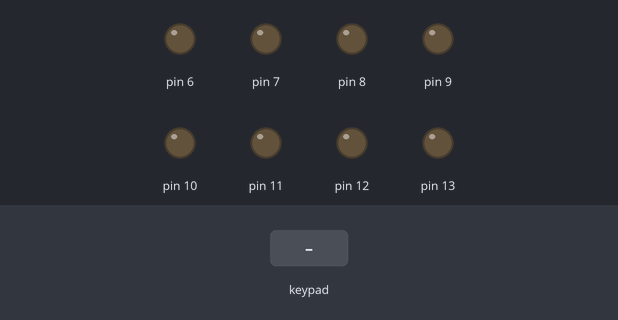
The sketch below on a simulated Arduino Mega 2560, built with avr-gcc and run on an emulated ATmega2560. Parts: output pins drawn as LEDs (lit = HIGH). The inputs (shaded band) are chosen by the test bench.

Above: at 1.2 s.
1.3 s: key '4' pressed
At 1.9 s:
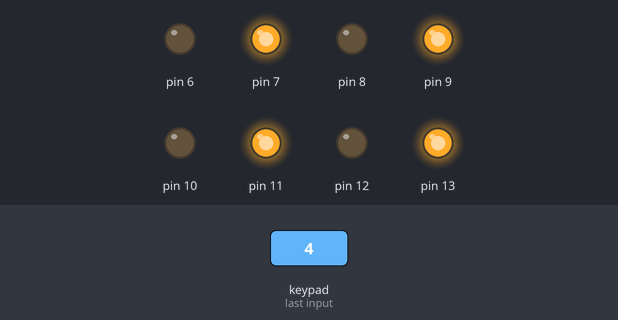
2.8 s: key 'B' pressed
At 3.3 s:
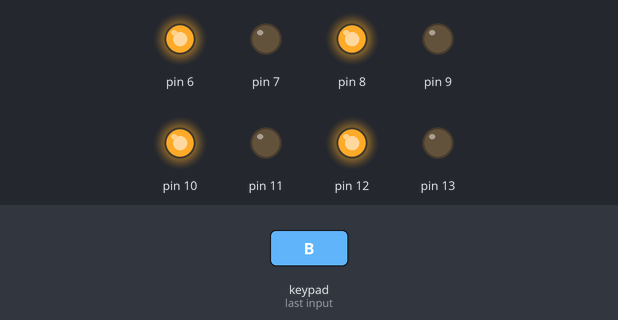
Timing chart, 0 to 5.8 s (numbered marks = the images above; inputs shaded):
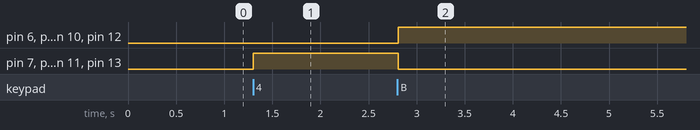

Measured:
- after the input at 1.3 s, pin 7, pin 9, pin 11, pin 13: LOW → HIGH at once
- after the input at 2.8 s, pin 6, pin 8, pin 10, pin 12: LOW → HIGH at once; pin 7, pin 9, pin 11, pin 13: HIGH → LOW at once

The sketch:

Car.ino
```cpp
#include <Keypad.h>
#include <Servo.h>

Servo myservo;

const byte ROWS = 4; //four rows
const byte COLS = 4; //four columns

char hexaKeys[ROWS][COLS] = {
  {'1','2','3','A'},
  {'4','5','6','B'},
  {'7','8','9','C'},
  {'*','0','#','D'}
};
byte rowPins[ROWS] = {53, 52, 51, 50}; //connect to the row pinouts of the keypad
byte colPins[COLS] = {49, 48, 47, 46}; //connect to the column pinouts of the keypad


Keypad customKeypad = Keypad( makeKeymap(hexaKeys), rowPins, colPins, ROWS, COLS);

void setup() {

  Serial.begin(9600);

  for(int i = 6; i <= 13; i++)
  {
    pinMode(i,OUTPUT);
    }

}

void loop() {
  char customKey = customKeypad.getKey();

  if(customKey == '4')
  {
    moveForward();
  }
  else if(customKey == 'B')
  {
    moveBackward();
  }


}

void moveForward()
{
  digitalWrite(13,1);
  digitalWrite(12,0);

  digitalWrite(11,1);
  digitalWrite(10,0);


  digitalWrite(9,1);
  digitalWrite(8,0);

  digitalWrite(7,1);
  digitalWrite(6,0);
}

void moveBackward()
{
  digitalWrite(13,0);
  digitalWrite(12,1);

  digitalWrite(11,0);
  digitalWrite(10,1);

  digitalWrite(9,0);
  digitalWrite(8,1);

  digitalWrite(7,0);
  digitalWrite(6,1);
}

void moveLeft()
{
  digitalWrite(13,0);
  digitalWrite(12,0);

  digitalWrite(11,0);
  digitalWrite(10,0);

  digitalWrite(9,1);
  digitalWrite(8,0);

  digitalWrite(7,1);
  digitalWrite(6,0);
}

void moveRight()
{
  digitalWrite(13,1);
  digitalWrite(12,0);

  digitalWrite(11,1);
  digitalWrite(10,0);

  digitalWrite(9,0);
  digitalWrite(8,0);

  digitalWrite(7,0);
  digitalWrite(6,0);
}

void stopCar()
{
  digitalWrite(13,0);
  digitalWrite(12,0);

  digitalWrite(11,0);
  digitalWrite(10,0);

  digitalWrite(9,0);
  digitalWrite(8,0);

  digitalWrite(7,0);
  digitalWrite(6,0);
  }
```
